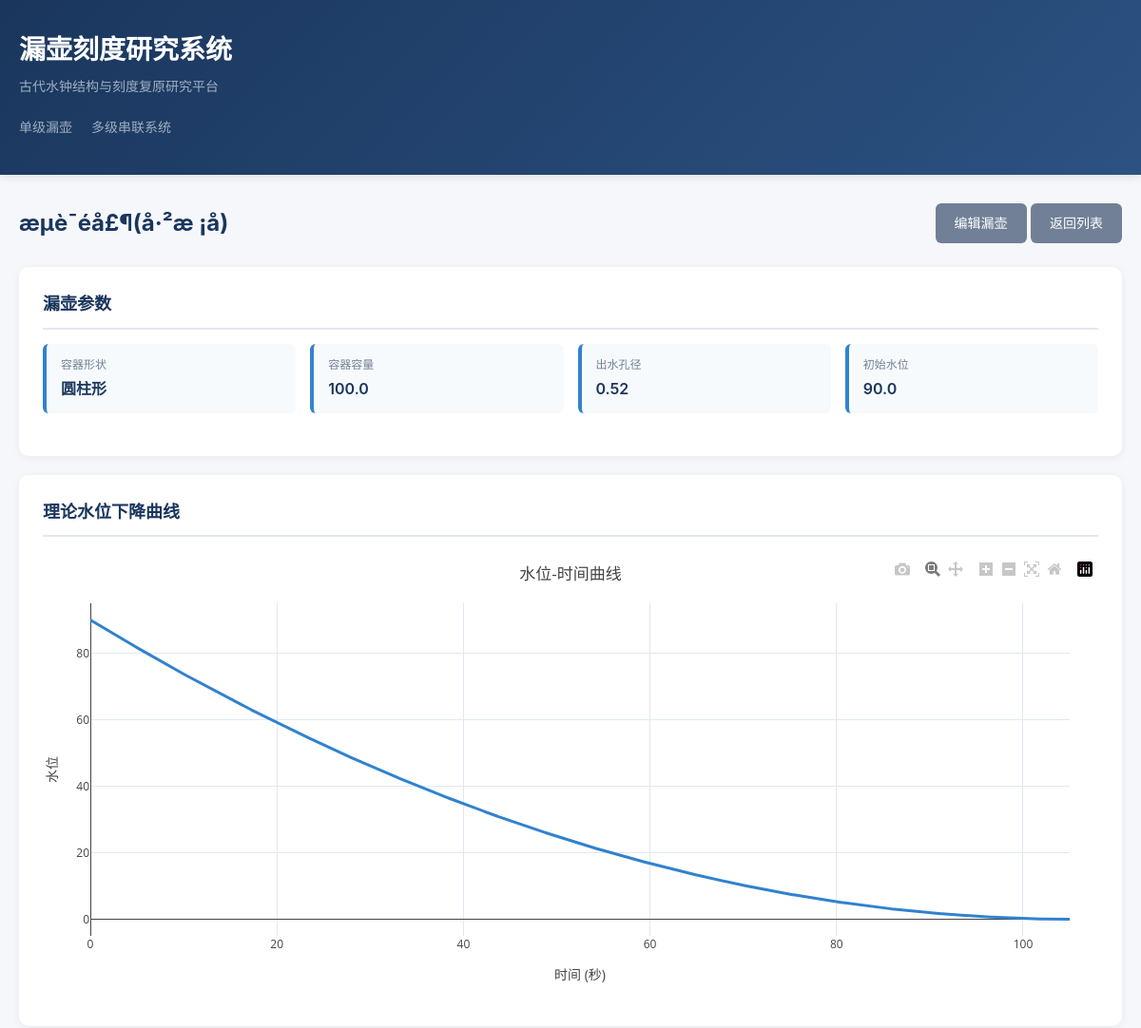
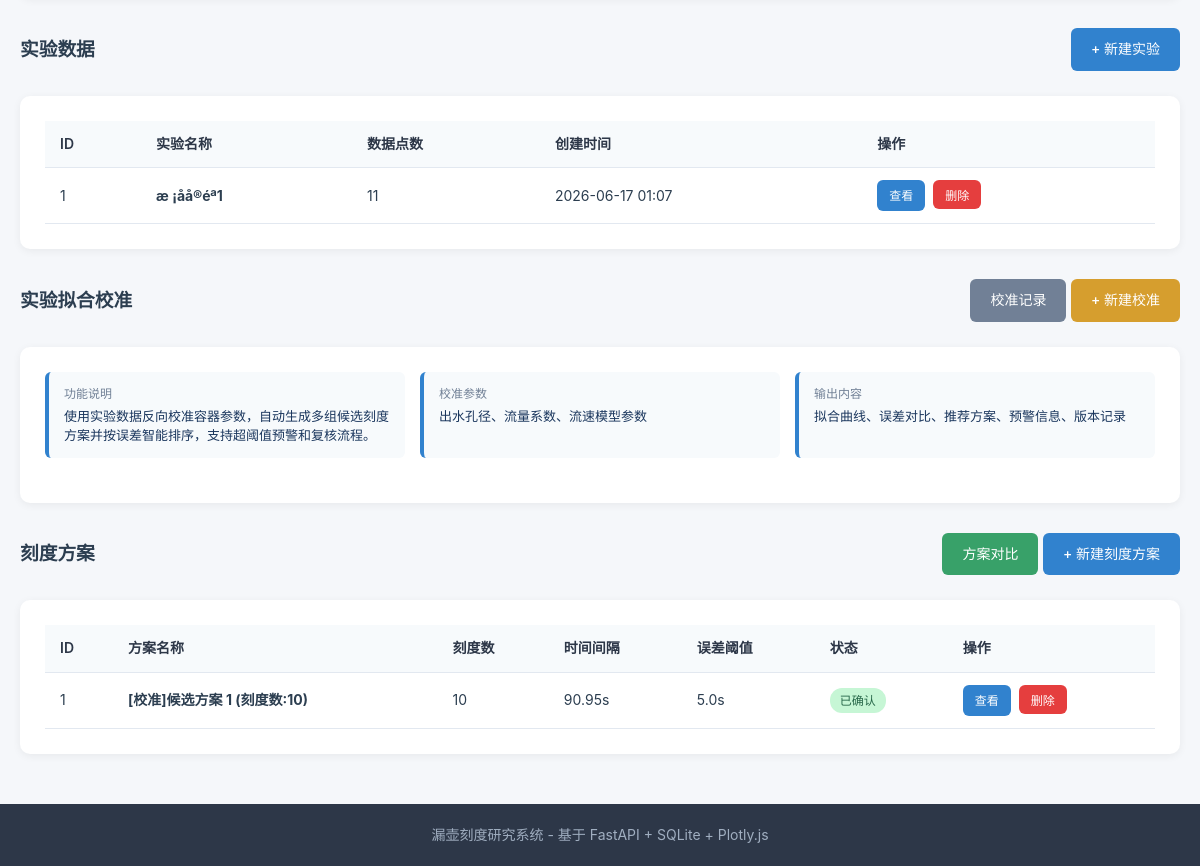
Screenshot of /containers/1 with the database file from the repository (2 pictures, top to bottom).
### app/models.py (models this page shows)
class Container(Base):
    __tablename__ = "containers"
    id = Column(Integer, primary_key=True, index=True)
    name = Column(String(200), nullable=False)
    shape = Column(String(50), nullable=False)
    capacity = Column(Float, nullable=False)
    orifice_diameter = Column(Float, nullable=False)
    initial_water_level = Column(Float, nullable=False)
    shape_params = Column(Text, nullable=True)
    description = Column(Text, nullable=True)
    created_at = Column(DateTime(timezone=True), server_default=func.now())
    updated_at = Column(DateTime(timezone=True), onupdate=func.now())
    experiments = relationship("Experiment", back_populates="container", cascade="all, delete-orphan")
    scale_schemes = relationship("ScaleScheme", back_populates="container", cascade="all, delete-orphan")
    calibration_records = relationship("CalibrationRecord", back_populates="container", cascade="all, delete-orphan")
    parameter_versions = relationship("ParameterVersion", back_populates="container", cascade="all, delete-orphan")

class Experiment(Base):
    __tablename__ = "experiments"
    id = Column(Integer, primary_key=True, index=True)
    container_id = Column(Integer, ForeignKey("containers.id"), nullable=False)
    name = Column(String(200), nullable=False)
    notes = Column(Text, nullable=True)
    created_at = Column(DateTime(timezone=True), server_default=func.now())
    container = relationship("Container", back_populates="experiments")
    data_points = relationship("ExperimentDataPoint", back_populates="experiment", cascade="all, delete-orphan", order_by="ExperimentDataPoint.time_point")
    calibration_records = relationship("CalibrationRecord", back_populates="experiment")

class ScaleScheme(Base):
    __tablename__ = "scale_schemes"
    id = Column(Integer, primary_key=True, index=True)
    container_id = Column(Integer, ForeignKey("containers.id"), nullable=False)
    calibration_id = Column(Integer, ForeignKey("calibration_records.id"), nullable=True)
    name = Column(String(200), nullable=False)
    scale_count = Column(Integer, nullable=False)
    time_interval = Column(Float, nullable=False)
    error_threshold = Column(Float, nullable=False, default=5.0)
    needs_review = Column(Boolean, nullable=False, default=False)
    description = Column(Text, nullable=True)
    created_at = Column(DateTime(timezone=True), server_default=func.now())
    container = relationship("Container", back_populates="scale_schemes")
    scale_marks = relationship("ScaleMark", back_populates="scheme", cascade="all, delete-orphan", order_by="ScaleMark.scale_index")
    calibration = relationship("CalibrationRecord", back_populates="schemes")

### app/main.py (the view)
@app.get("/containers/{container_id}", response_class=HTMLResponse)
async def view_container(request: Request, container_id: int, db: Session = Depends(get_db)):
    container = db.query(models.Container).filter(models.Container.id == container_id).first()
    if not container:
        raise HTTPException(status_code=404, detail="容器不存在")
    experiments = db.query(models.Experiment).filter(models.Experiment.container_id == container_id).all()
    schemes = db.query(models.ScaleScheme).filter(models.ScaleScheme.container_id == container_id).all()
    return templates.TemplateResponse("container_detail.html", {
        "request": request,
        "container": container,
        "experiments": experiments,
        "schemes": schemes
    })

### templates/container_detail.html (shortened to what this page needs)
{% extends "base.html" %}
{% block content %}
<div class="page-header">
    <h2>{{ container.name }}</h2>
    <div>
        <a href="/containers/{{ container.id }}/edit" class="btn btn-secondary">编辑漏壶</a>
        <a href="/" class="btn btn-secondary">返回列表</a>
    </div>
</div>
<div class="card">
    <h3>漏壶参数</h3>
    <div class="info-grid">
        <div class="info-item">
            <div class="label">容器形状</div>
            <div class="value">
                {% if container.shape == 'cylindrical' %}圆柱形
                {% elif container.shape == 'conical' %}圆锥形
                {% elif container.shape == 'inverted_conical' %}倒圆锥形
                {% elif container.shape == 'spherical' %}球形
                {% else %}{{ container.shape }}
                {% endif %}
            </div>
        </div>
        <div class="info-item">
            <div class="label">容器容量</div>
            <div class="value">{{ container.capacity }}</div>
        </div>
        <div class="info-item">
            <div class="label">出水孔径</div>
            <div class="value">{{ container.orifice_diameter }}</div>
        </div>
        <div class="info-item">
            <div class="label">初始水位</div>
            <div class="value">{{ container.initial_water_level }}</div>
        </div>
    </div>
</div>
<div class="card">
    <h3>理论水位下降曲线</h3>
    <div id="waterCurvePlot" class="plot-container"></div>
</div>
<div class="page-header" style="margin-top: 30px;">
    <h3>实验数据</h3>
    <a href="/containers/{{ container.id }}/experiments/new" class="btn btn-primary">+ 新建实验</a>
</div>
<div class="card">
    {% if experiments %}
    <table>
        <thead>
            <tr>
                <th>ID</th>
                <th>实验名称</th>
                <th>数据点数</th>
                <th>创建时间</th>
                <th>操作</th>
            </tr>
        </thead>
        <tbody>
            {% for exp in experiments %}
            <tr>
                <td>{{ exp.id }}</td>
                <td><strong>{{ exp.name }}</strong></td>
                <td>{{ exp.data_points|length }}</td>
                <td>{{ exp.created_at.strftime('%Y-%m-%d %H:%M') }}</td>
                <td>
                    <div class="table-actions">
                        <a href="/containers/{{ container.id }}/experiments/{{ exp.id }}" class="btn btn-sm btn-primary">查看</a>
                        <form method="post" action="/experiments/{{ exp.id }}/delete" class="inline-form" onsubmit="return confirm('确定要删除此实验吗？');">
                            <button type="submit" class="btn btn-sm btn-danger">删除</button>
                        </form>
                    </div>
                </td>
            </tr>
            {% endfor %}
        </tbody>
    </table>
    {% else %}
    <div class="empty-state">
        <p>暂无实验数据，点击上方按钮创建第一个实验</p>
    </div>
    {% endif %}
</div>
<div class="page-header" style="margin-top: 30px;">
    <h3>实验拟合校准</h3>
    <div>
        <a href="/containers/{{ container.id }}/calibrations" class="btn btn-secondary">校准记录</a>
        <a href="/containers/{{ container.id }}/calibrations/new" class="btn btn-warning">+ 新建校准</a>
    </div>
</div>
<div class="card">
    <div class="info-grid">
        <div class="info-item">
            <div class="label">功能说明</div>
            <div class="value" style="font-size: 13px; font-weight: normal; line-height: 1.5;">
                使用实验数据反向校准容器参数，自动生成多组候选刻度方案并按误差智能排序，支持超阈值预警和复核流程。
            </div>
        </div>
        <div class="info-item">
            <div class="label">校准参数</div>
            <div class="value" style="font-size: 13px; font-weight: normal; line-height: 1.5;">
                出水孔径、流量系数、流速模型参数
            </div>
        </div>
        <div class="info-item">
            <div class="label">输出内容</div>
            <div class="value" style="font-size: 13px; font-weight: normal; line-height: 1.5;">
                拟合曲线、误差对比、推荐方案、预警信息、版本记录
            </div>
        </div>
    </div>
</div>
<div class="page-header" style="margin-top: 30px;">
    <h3>刻度方案</h3>
    <div>
        <a href="/containers/{{ container.id }}/compare" class="btn btn-success">方案对比</a>
        <a href="/containers/{{ container.id }}/schemes/new" class="btn btn-primary">+ 新建刻度方案</a>
    </div>
</div>
<div class="card">
    {% if schemes %}
    <table>
        <thead>
            <tr>
                <th>ID</th>
                <th>方案名称</th>
                <th>刻度数</th>
                <th>时间间隔</th>
                <th>误差阈值</th>
                <th>状态</th>
                <th>操作</th>
            </tr>
        </thead>
        <tbody>
            {% for s in schemes %}
            <tr>
                <td>{{ s.id }}</td>
                <td><strong>{{ s.name }}</strong></td>
                <td>{{ s.scale_count }}</td>
                <td>{{ s.time_interval }}s</td>
                <td>{{ s.error_threshold }}s</td>
                <td>
                    {% if s.needs_review %}
                    <span class="badge badge-warning">待复核</span>
                    {% else %}
                    <span class="badge badge-success">已确认</span>
                    {% endif %}
                </td>
                <td>
                    <div class="table-actions">
                        <a href="/containers/{{ container.id }}/schemes/{{ s.id }}" class="btn btn-sm btn-primary">查看</a>
                        <form method="post" action="/schemes/{{ s.id }}/delete" class="inline-form" onsubmit="return confirm('确定要删除此刻度方案吗？');">
                            <button type="submit" class="btn btn-sm btn-danger">删除</button>
                        </form>
                    </div>
                </td>
            </tr>
            {% endfor %}
        </tbody>
    </table>
    {% else %}
    <div class="empty-state">
        <p>暂无刻度方案，点击上方按钮创建第一个方案</p>
    </div>
    {% endif %}
</div>
{% endblock %}

### static/style.css (style rules this page uses)
* { margin: 0; padding: 0; box-sizing: border-box; }
body { font-family: -apple-system, BlinkMacSystemFont, "Segoe UI", "PingFang SC", "Hiragino Sans GB", "Microsoft YaHei", sans-serif; background: #f5f7fa; color: #2c3e50; line-height: 1.6; }
.page-header { display: flex; justify-content: space-between; align-items: center; margin-bottom: 25px; flex-wrap: wrap; gap: 15px; }
.page-header h2 { font-size: 24px; color: #1a365d; }
.btn { display: inline-block; padding: 10px 20px; border: none; border-radius: 6px; font-size: 14px; font-weight: 500; cursor: pointer; text-decoration: none; transition: all 0.2s; }
.btn-primary { background: #3182ce; color: white; }
.btn-secondary { background: #718096; color: white; }
.btn-danger { background: #e53e3e; color: white; }
.btn-success { background: #38a169; color: white; }
.btn-warning { background: #d69e2e; color: white; }
.btn-sm { padding: 6px 12px; font-size: 12px; }
.card { background: white; border-radius: 10px; box-shadow: 0 2px 8px rgba(0, 0, 0, 0.06); padding: 25px; margin-bottom: 20px; }
.card h3 { font-size: 18px; color: #1a365d; margin-bottom: 15px; padding-bottom: 10px; border-bottom: 2px solid #e2e8f0; }
.info-grid { display: grid; grid-template-columns: repeat(auto-fit, minmax(200px, 1fr)); gap: 15px; margin-bottom: 20px; }
.info-item { background: #f7fafc; padding: 12px 15px; border-radius: 6px; border-left: 4px solid #3182ce; }
.info-item .label { font-size: 12px; color: #718096; margin-bottom: 4px; }
.info-item .value { font-size: 16px; font-weight: 600; color: #1a365d; }
.badge { display: inline-block; padding: 3px 10px; border-radius: 12px; font-size: 12px; font-weight: 500; }
.badge-success { background: #c6f6d5; color: #276749; }
table { width: 100%; border-collapse: collapse; font-size: 14px; }
table th, table td { padding: 12px 15px; text-align: left; border-bottom: 1px solid #e2e8f0; }
table th { background: #f7fafc; font-weight: 600; color: #2d3748; }
.table-actions { display: flex; gap: 8px; }
.plot-container { width: 100%; height: 450px; margin: 20px 0; }
.inline-form { display: inline; }

### rows the page displays
Container: name "æµè¯éå£¶(å·²æ ¡å)", capacity "100.0", orifice_diameter "0.52", initial_water_level "90.0"
Experiment: id "1", name "æ ¡åå®éª1", data_points|length "11", created_at "2026-06-17 01:07"
ScaleScheme: id "1", name "[校准]候选方案 1 (刻度数:10)", scale_count "10", time_interval "90.95", error_threshold "5.0", needs_review "已确认"
